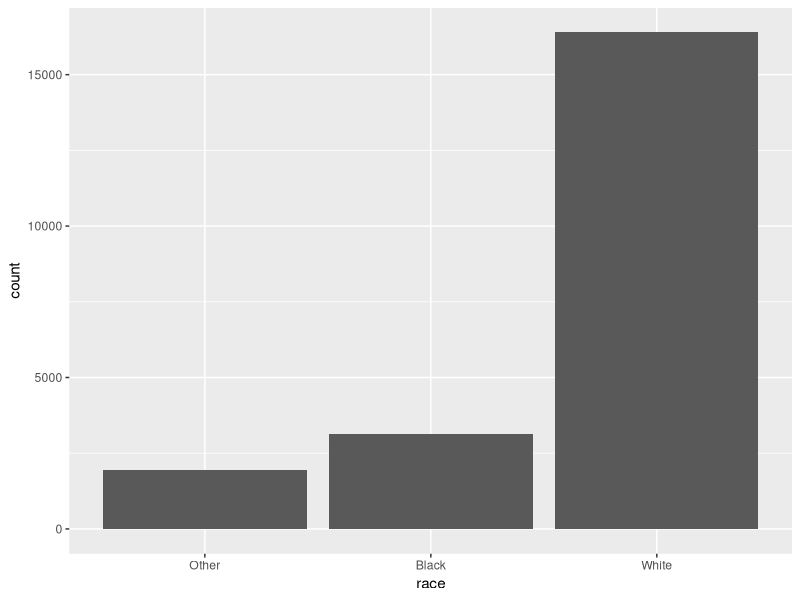
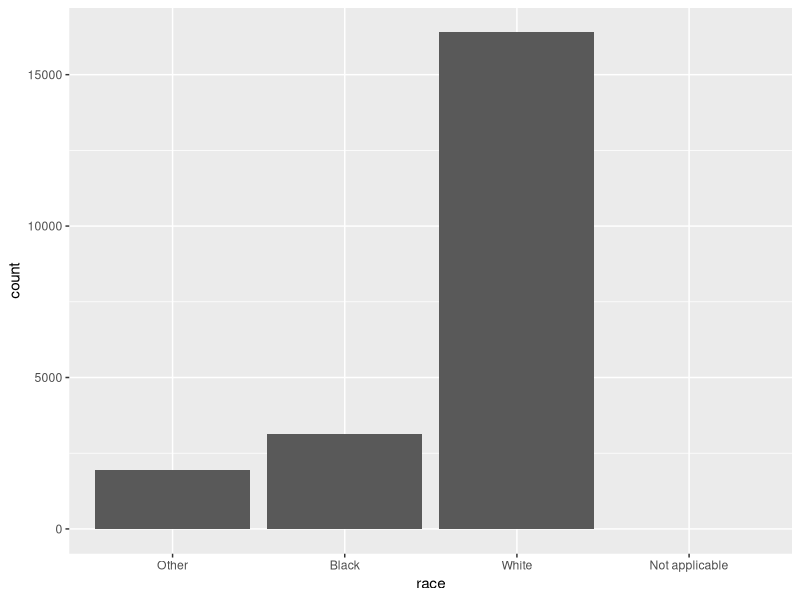
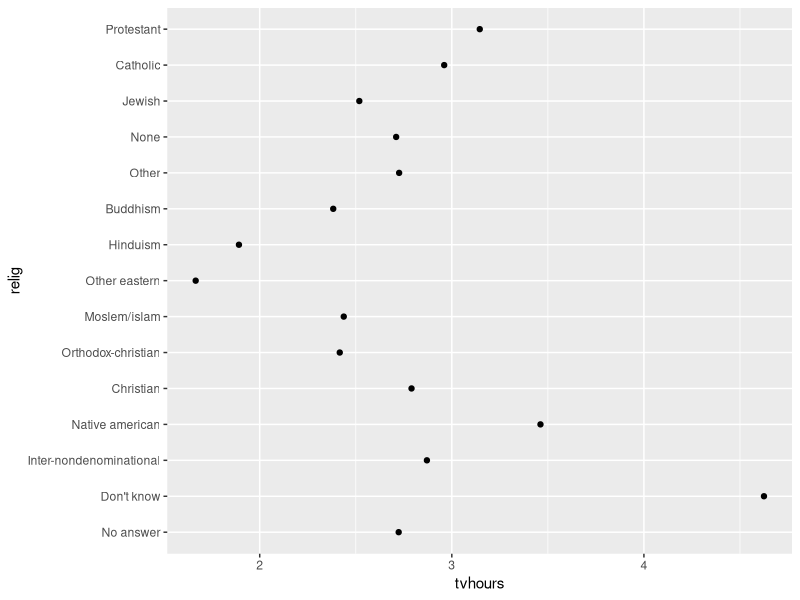
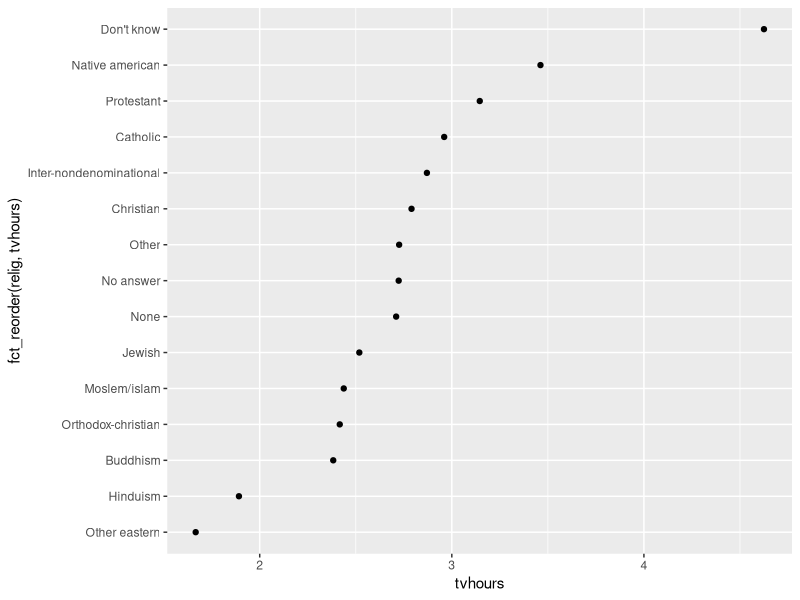
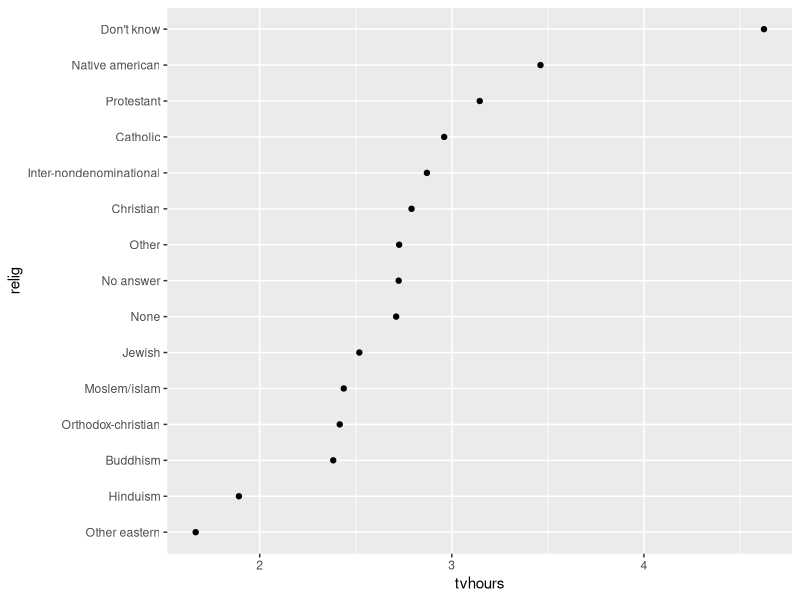
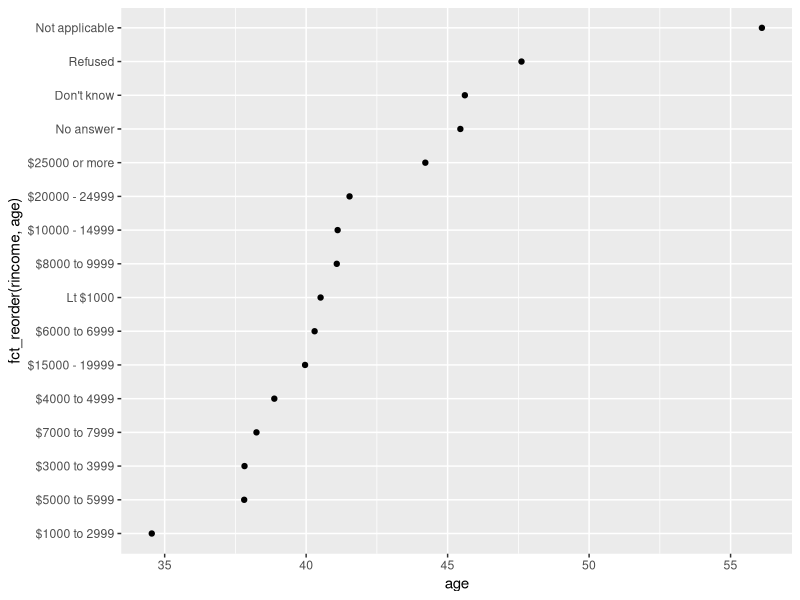

R code for these plots, in order:
## ---- chunk 1

library(tidyverse)
library(forcats)

#создание фактора 

x1 <- c("Dec", "Apr", "Jan", "Mar") #это не обладает фиксированной последовательностью 

month_levels <- c("Jan", "Feb", "Mar", "Apr", "May", "Jun",
      "Jul", "Aug", "Sep", "Oct", "Nov", "Dec")


y1 <- factor(x1, levels = month_levels) #это обладает 

sort(y1)

#Sometimes you’d prefer that the order of the levels match the order of the first appearance in the data

f1 <- factor(x1, levels = unique(x1)) 

f1

#альтернатива 

f2 <- x1 %>% factor() %>% 
  fct_inorder()

f2

forcats::gss_cat

   gss_cat %>%
      count(race)
   
     ggplot(gss_cat, aes(race)) +
      geom_bar()
     
#By default, ggplot2 will drop levels that don’t have any values. You can force them to display with
     
ggplot(gss_cat, aes(race)) + 
  geom_bar() + 
  scale_x_discrete(drop = FALSE)

  relig <- gss_cat %>%
      group_by(relig) %>%
      summarize(
age = mean(age, na.rm = TRUE),
tvhours = mean(tvhours, na.rm = TRUE), n = n()
      )
  
  ggplot(relig, aes(tvhours, relig)) + 
        geom_point()
  
  #It is difficult to interpret this plot because there’s no overall pattern. We can improve it by reordering the levels of relig using fct_reor der(). fct_reorder() takes three arguments:f, the factor whose levels you want to modify. / x, a numeric vector that you want to use to reorder the levels.
  
 ggplot(relig, aes(tvhours, fct_reorder(relig, tvhours))) +
      geom_point()
 
 #лучше перенести в отдельный мьютэейт

   relig %>%
      mutate(relig = fct_reorder(relig, tvhours)) %>%
      ggplot(aes(tvhours, relig)) +
geom_point()
   
   #То же самое, но с группами по доходам и возрастом 
   
   rincome <- gss_cat %>%
      group_by(rincome) %>%
      summarize(
age = mean(age, na.rm = TRUE),
tvhours = mean(tvhours, na.rm = TRUE), n = n()
)

    ggplot(
      rincome,
      aes(age, fct_reorder(rincome, age))
    ) + 
      geom_point()
    
    

## ---- chunk 2
#Modifing factor levels

#More powerful than changing the orders of the levels is changing their values. 

gss_cat %>% count(partyid)

#fct_recode

gss_cat %>%
      mutate(partyid = fct_recode(partyid,
        "Republican, strong"    = "Strong republican",
        "Republican, weak"      = "Not str republican",
        "Independent, near rep" = "Ind,near rep",
        "Independent, near dem" = "Ind,near dem")) %>%
  count(partyid)

#To combine groups, you can assign multiple old levels to the same new level

#If you want to collapse a lot of levels, fct_collapse() is a useful variant of fct_recode(). For each new variable, you can provide a vector of old levels:

 gss_cat %>%
      mutate(partyid = fct_collapse(partyid,
        other = c("No answer", "Don't know", "Other party"),
        rep = c("Strong republican", "Not str republican"),
        ind = c("Ind,near rep", "Independent", "Ind,near dem"),
        dem = c("Not str democrat", "Strong democrat")
  )) %>%
count(partyid)

#Sometimes you just want to lump together all the small groups to make a plot or table simpler.
 
 gss_cat %>%
      mutate(relig = fct_lump(relig)) %>%
      count(relig)

## ---- chunk 3

